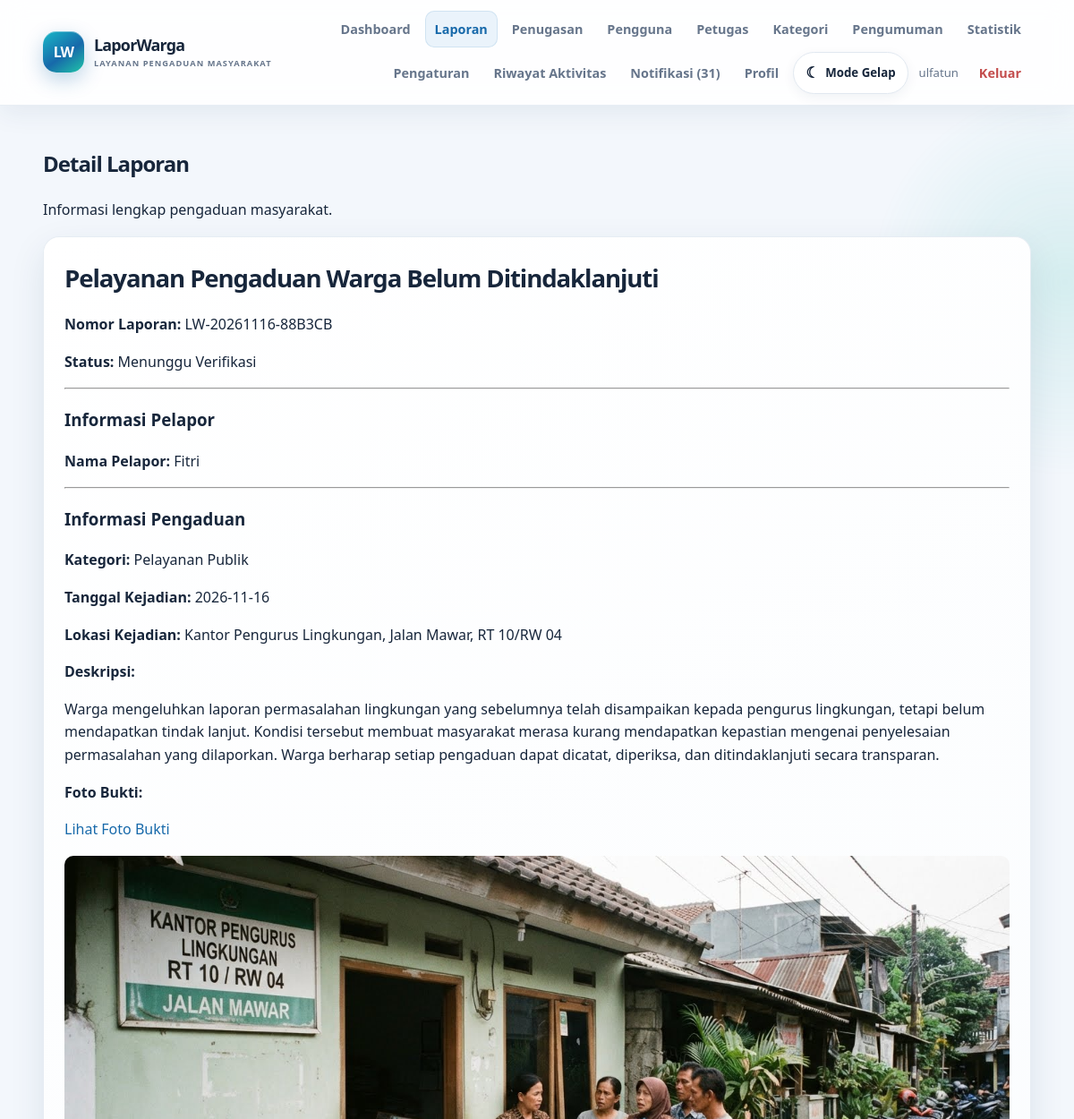
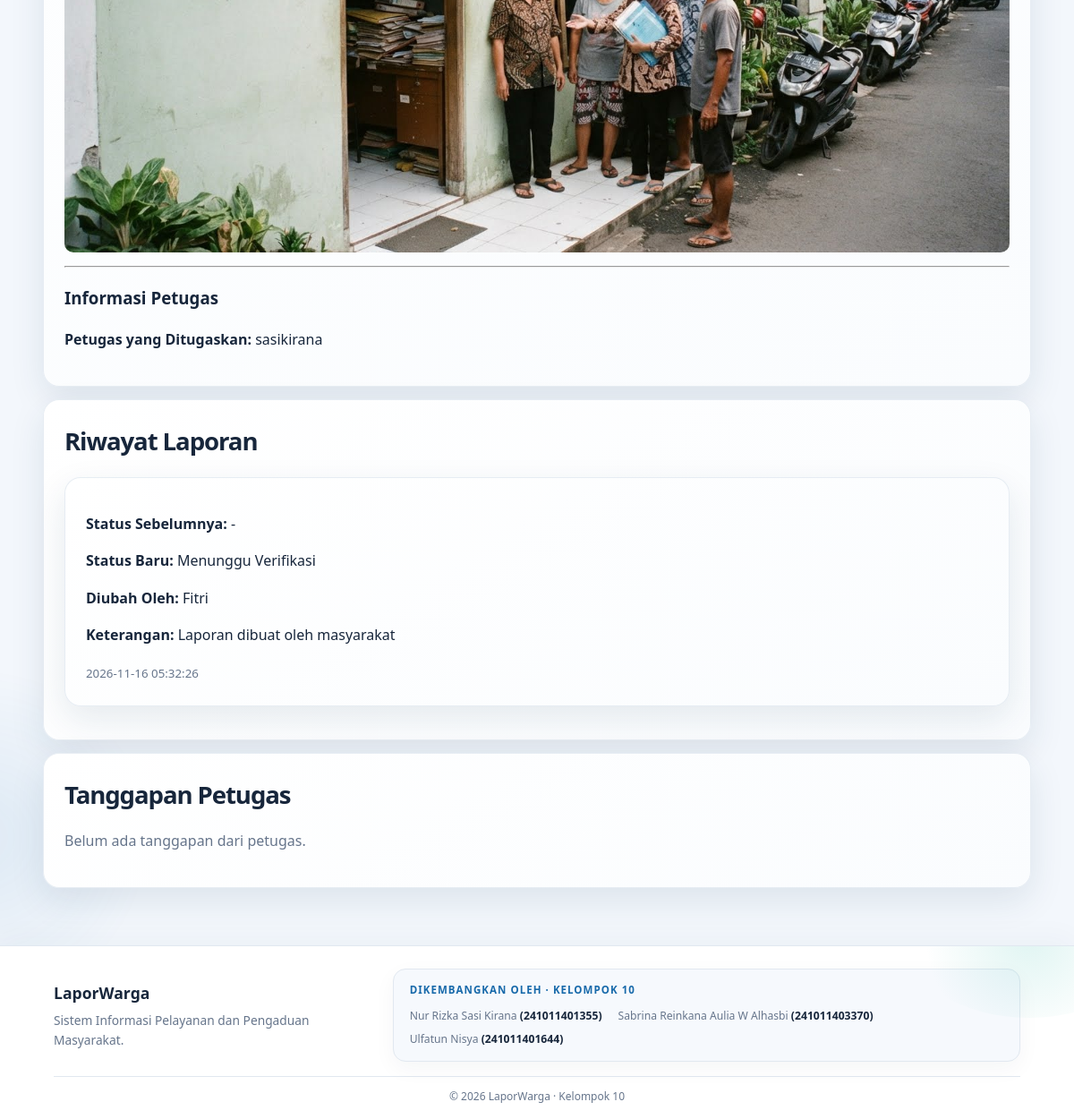
Page /admin-utama/detail_laporan.php?id=31 (signed in) on the committed database (2 pictures, top to bottom).
### tables this page shows
CREATE TABLE `reports` (
  `id_laporan` bigint(20) UNSIGNED NOT NULL,
  `nomor_laporan` varchar(40) NOT NULL,
  `id_pelapor` int(10) UNSIGNED NOT NULL,
  `id_kategori` int(10) UNSIGNED NOT NULL,
  `id_petugas` int(10) UNSIGNED DEFAULT NULL,
  `judul` varchar(180) NOT NULL,
  `deskripsi` text NOT NULL,
  `lokasi_kejadian` varchar(255) NOT NULL,
  `tanggal_kejadian` date NOT NULL,
  `foto_bukti` varchar(255) DEFAULT NULL,
  `STATUS` enum('Menunggu Verifikasi','Perlu Perbaikan','Ditolak','Diterima','Sedang Diproses','Selesai','Dibatalkan') NOT NULL DEFAULT 'Menunggu Verifikasi',
  `alasan_penolakan` text DEFAULT NULL,
  `created_at` timestamp NOT NULL DEFAULT current_timestamp(),
  `updated_at` timestamp NOT NULL DEFAULT current_timestamp() ON UPDATE current_timestamp()
);

CREATE TABLE `users` (
  `id_user` int(10) UNSIGNED NOT NULL,
  `nama_lengkap` varchar(120) NOT NULL,
  `email` varchar(190) NOT NULL,
  `PASSWORD` varchar(255) NOT NULL,
  `no_hp` varchar(30) DEFAULT NULL,
  `alamat` text DEFAULT NULL,
  `role` enum('masyarakat','petugas','admin_utama') NOT NULL DEFAULT 'masyarakat',
  `status_akun` tinyint(1) NOT NULL DEFAULT 1,
  `created_at` timestamp NOT NULL DEFAULT current_timestamp(),
  `updated_at` timestamp NOT NULL DEFAULT current_timestamp() ON UPDATE current_timestamp()
);

CREATE TABLE `categories` (
  `id_kategori` int(10) UNSIGNED NOT NULL,
  `nama_kategori` varchar(100) NOT NULL,
  `deskripsi` varchar(255) DEFAULT NULL,
  `status_kategori` tinyint(1) NOT NULL DEFAULT 1,
  `created_at` timestamp NOT NULL DEFAULT current_timestamp()
);

CREATE TABLE `report_history` (
  `id_history` bigint(20) UNSIGNED NOT NULL,
  `id_laporan` bigint(20) UNSIGNED NOT NULL,
  `id_pengguna` int(10) UNSIGNED DEFAULT NULL,
  `status_sebelumnya` varchar(40) DEFAULT NULL,
  `status_baru` varchar(40) NOT NULL,
  `keterangan` text DEFAULT NULL,
  `created_at` timestamp NOT NULL DEFAULT current_timestamp()
);

### config/database.php (called while the page is built, shortened)
<?php
function db(): PDO {
    static $pdo = null;
    if ($pdo instanceof PDO) return $pdo;
    try {
        $pdo = new PDO('mysql:host=' . DB_HOST . ';dbname=' . DB_NAME . ';charset=utf8mb4', DB_USER, DB_PASS, [
            PDO::ATTR_ERRMODE => PDO::ERRMODE_EXCEPTION,
            PDO::ATTR_DEFAULT_FETCH_MODE => PDO::FETCH_ASSOC,
            PDO::ATTR_EMULATE_PREPARES => false,
        ]);
        return $pdo;
    } catch (PDOException $e) {
        error_log('LaporWarga database connection failed: ' . $e->getMessage());
        http_response_code(503);
        exit('Database LaporWarga belum dapat diakses. Pastikan MySQL aktif di XAMPP, database db_laporwarga1 sudah diimpor, dan pengaturan config/database.php sesuai.');
    }
}

### admin-utama/detail_laporan.php (the view, shortened to what this page needs)
<?php
require_once __DIR__ . '/../includes/functions.php';
$pdo = db();
$id = (int) ($_GET['id'] ?? 0);
$stmt = $pdo->prepare("
    SELECT
        r.*,
        r.STATUS AS status,
        c.nama_kategori,
        p.nama_lengkap AS nama_petugas,
        u.nama_lengkap AS nama_pelapor
    FROM reports r
    LEFT JOIN categories c
        ON c.id_kategori = r.id_kategori
    LEFT JOIN users u
        ON u.id_user = r.id_pelapor
    LEFT JOIN users p
        ON p.id_user = r.id_petugas
    WHERE r.id_laporan = ?
    LIMIT 1
");
$stmt->execute([$id]);
$laporan = $stmt->fetch(PDO::FETCH_ASSOC);
$historyStmt = $pdo->prepare("
    SELECT
        h.*,
        u.nama_lengkap AS nama_pengguna
    FROM report_history h
    LEFT JOIN users u
        ON u.id_user = h.id_pengguna
    WHERE h.id_laporan = ?
    ORDER BY h.created_at DESC
");
$historyStmt->execute([$id]);
$riwayat = $historyStmt->fetchAll(PDO::FETCH_ASSOC);
$responseStmt = $pdo->prepare("
    SELECT
        rs.*,
        u.nama_lengkap AS nama_petugas
    FROM responses rs
    LEFT JOIN users u
        ON u.id_user = rs.id_petugas
    WHERE rs.id_laporan = ?
    ORDER BY rs.created_at DESC
");
$responseStmt->execute([$id]);
$tanggapan = $responseStmt->fetchAll(PDO::FETCH_ASSOC);
header_page('Detail Laporan');
?>
<section class="section">
    <h1>Detail Laporan</h1>
    <p>Informasi lengkap pengaduan masyarakat.</p>
    <article class="card">
        <h2><?= e($laporan['judul']) ?></h2>
        <p>
            <b>Nomor Laporan:</b>
            <?= e($laporan['nomor_laporan']) ?>
        </p>
        <p>
            <b>Status:</b>
            <?= e($laporan['status']) ?>
        </p>
        <hr>
        <h3>Informasi Pelapor</h3>
        <p>
            <b>Nama Pelapor:</b>
            <?= e($laporan['nama_pelapor'] ?? '-') ?>
        </p>
        <hr>
        <h3>Informasi Pengaduan</h3>
        <p>
            <b>Kategori:</b>
            <?= e($laporan['nama_kategori'] ?? '-') ?>
        </p>
        <p>
            <b>Tanggal Kejadian:</b>
            <?= e($laporan['tanggal_kejadian'] ?? '-') ?>
        </p>
        <p>
            <b>Lokasi Kejadian:</b>
            <?= e($laporan['lokasi_kejadian'] ?? '-') ?>
        </p>
        <p>
            <b>Deskripsi:</b>
        </p>
        <p>
            <?= nl2br(e($laporan['deskripsi'])) ?>
        </p>
        <p>
            <b>Foto Bukti:</b>
        </p>
        <?php if (!empty($laporan['foto_bukti'])): ?>
            <p>
                <a
                    href="/laporwarga/uploads/laporan/<?= rawurlencode($laporan['foto_bukti']) ?>"
                    target="_blank"
                >
                    Lihat Foto Bukti
                </a>
            </p>
            <img
                src="/laporwarga/uploads/laporan/<?= rawurlencode($laporan['foto_bukti']) ?>"
                alt="Foto Bukti Laporan"
                style="max-width:100%; height:auto; border-radius:10px;"
            >
        <?php else: ?>
            <p class="muted">
                Tidak ada foto bukti.
            </p>
        <?php endif; ?>
        <hr>
        <h3>Informasi Petugas</h3>
        <p>
            <b>Petugas yang Ditugaskan:</b>
            <?= e($laporan['nama_petugas'] ?? 'Belum ditugaskan') ?>
        </p>
    </article>
    <section class="card">
        <h2>Riwayat Laporan</h2>
        <?php if (!$riwayat): ?>
            <p class="muted">
                Belum ada riwayat perubahan laporan.
            </p>
        <?php else: ?>
            <?php foreach ($riwayat as $h): ?>
                <article class="card">
                    <p>
                        <b>Status Sebelumnya:</b>
                        <?= e($h['status_sebelumnya'] ?? '-') ?>
                    </p>
                    <p>
                        <b>Status Baru:</b>
                        <?= e($h['status_baru'] ?? '-') ?>
                    </p>
                    <p>
                        <b>Diubah Oleh:</b>
                        <?= e($h['nama_pengguna'] ?? '-') ?>
                    </p>
                    <p>
                        <b>Keterangan:</b>
                        <?= e($h['keterangan'] ?? '-') ?>
                    </p>
                    <small>
                        <?= e($h['created_at']) ?>
                    </small>
                </article>
            <?php endforeach; ?>
        <?php endif; ?>
    </section>
    <section class="card">
        <h2>Tanggapan Petugas</h2>
        <?php if (!$tanggapan): ?>
            <p class="muted">
                Belum ada tanggapan dari petugas.
            </p>
        <?php endif; ?>
    </section>
</section>
<?php footer_page(); ?>

### includes/functions.php (shortened to what this page needs)
<?php
require_once __DIR__.'/../config/database.php';
function e($v):string{return htmlspecialchars((string)$v,ENT_QUOTES|ENT_SUBSTITUTE,'UTF-8');}
function me():?array{return $_SESSION['user']??null;}
function header_page(string $title):void{
    $u=me();
    $unread=0;
    if($u){
        try{
            $n=db()->prepare('SELECT COUNT(*) FROM notifications WHERE id_pengguna=? AND is_read=0');
            $n->execute([$u['id_user']]);
            $unread=(int)$n->fetchColumn();
        }catch(Throwable $ex){}
    }
    $role=$u['role']??'guest';
    $menus=[];
    if($role==='masyarakat'){
        $menus=[
            ['Dashboard','/laporwarga/masyarakat/dashboard.php','gauge'],
            ['Buat Pengaduan','/laporwarga/masyarakat/buat_laporan.php','plus-circle'],
            ['Riwayat Laporan','/laporwarga/masyarakat/daftar_laporan.php','file-text'],
            ['Notifikasi'.($unread?' ('.$unread.')':''),'/laporwarga/notifikasi.php','bell'],
            ['Riwayat Aktivitas','/laporwarga/riwayat.php','history'],
            ['Profil','/laporwarga/masyarakat/profil.php','user']
        ];
    }elseif($role==='admin_utama'){
        $menus=[
            ['Dashboard','/laporwarga/admin-utama/dashboard.php','gauge'],
            ['Laporan','/laporwarga/admin-utama/laporan.php','files'],
            ['Penugasan','/laporwarga/admin-utama/penugasan.php','clipboard-check'],
            ['Pengguna','/laporwarga/admin-utama/pengguna.php','users'],
            ['Petugas','/laporwarga/admin-utama/petugas.php','user-cog'],
            ['Kategori','/laporwarga/admin-utama/kategori.php','layers'],
            ['Pengumuman','/laporwarga/admin-utama/pengumuman.php','megaphone'],
            ['Statistik','/laporwarga/admin-utama/laporan-statistik.php','chart'],
            ['Pengaturan','/laporwarga/admin-utama/pengaturan.php','settings'],
            ['Riwayat Aktivitas','/laporwarga/riwayat.php','history'],
            ['Notifikasi'.($unread?' ('.$unread.')':''),'/laporwarga/notifikasi.php','bell'],
            ['Profil','/laporwarga/admin-utama/profil.php','user']
        ];
    }else{
        $menus=[
            ['Beranda','/laporwarga/index.php','home'],
            ['Cara Kerja','#cara-kerja','info'],
            ['Kategori','#kategori','layers']
        ];
    }
    $current=$_SERVER['PHP_SELF']??'';
    ?><!doctype html>
    <html lang="id">
    <head>
        <link rel="stylesheet" href="/laporwarga/assets/css/style.css">
        <link rel="stylesheet" href="/laporwarga/assets/css/dashboard.css">
    </head>
    <body>
    <header class="app-header">
        <a class="brand" href="<?= $u ? e(role_home()) : '/laporwarga/index.php' ?>">
            <span class="brand-symbol">LW</span>
            <span class="brand-copy">LaporWarga<small>LAYANAN PENGADUAN MASYARAKAT</small></span>
        </a>
        <nav class="main-nav" data-nav aria-label="Navigasi utama">
            <?php foreach($menus as $item):
                $active=(strpos($item[1],'#')!==0 && str_ends_with($current,basename($item[1])));
            ?>
                <a class="nav-item<?=$active?' active':''?>" href="<?=e($item[1])?>"><?=e($item[0])?></a>
            <?php endforeach; ?>
            <button class="theme-toggle" type="button" data-theme-toggle aria-label="Aktifkan mode gelap">
                <span class="theme-icon" aria-hidden="true">☾</span><span data-theme-label>Mode Gelap</span>
            </button>
            <?php if($u): ?>
                <span class="nav-user"><?=e($u['nama_lengkap'])?></span>
                <a class="nav-logout" href="/laporwarga/logout.php">Keluar</a>
            <?php else: ?>
                <a class="nav-item nav-login" href="/laporwarga/login.php">Masuk</a>
                <a class="nav-register" href="/laporwarga/register.php">Daftar</a>
            <?php endif; ?>
        </nav>
    </header>
    <main class="wrap">
    <?php flashes();
}
function footer_page():void{
    ?>
    </main>
    <footer class="site-footer">
        <div class="footer-main">
            <div class="footer-brand">
                <strong>LaporWarga</strong>
                <p>Sistem Informasi Pelayanan dan Pengaduan Masyarakat.</p>
            </div>
            <div class="team-watermark">
                <span class="team-label">Dikembangkan oleh · Kelompok 10</span>
                <div class="team-members">
                    <span>Nur Rizka Sasi Kirana <b>(241011401355)</b></span>
                    <span>Sabrina Reinkana Aulia W Alhasbi <b>(241011403370)</b></span>
                    <span>Ulfatun Nisya <b>(241011401644)</b></span>
                </div>
            </div>
        </div>
        <div class="footer-bottom">© <?=date('Y')?> LaporWarga · Kelompok 10</div>
    </footer>
    </body>
    </html>
    <?php
}
function role_home():string{return '/laporwarga/'.(me()['role']==='masyarakat'?'masyarakat':(me()['role']==='petugas'?'petugas':'admin-utama')).'/dashboard.php';}

### rows in the picture
reports: judul "Pelayanan Pengaduan Warga Belum Ditindaklanjuti", nomor_laporan "LW-20261116-88B3CB", STATUS "Menunggu Verifikasi", id_pelapor.nama_lengkap "Fitri", id_kategori.nama_kategori "Pelayanan Publik", tanggal_kejadian "2026-11-16", lokasi_kejadian "Kantor Pengurus Lingkungan, Jalan Mawar, RT 10/RW 04", deskripsi "Warga mengeluhkan laporan permasalahan lingkungan yang sebelumnya telah disampaikan kepada pengurus lingkungan, tetapi belum mendapatkan tindak lanjut. Kondisi tersebut membuat masyarakat merasa kurang mendapatkan kepastian mengenai penyelesaian permasalahan yang dilaporkan. Warga berharap setiap pengaduan dapat dicatat, diperiksa, dan ditindaklanjuti secara transparan.", foto_bukti (picture), id_petugas.nama_lengkap "sasikirana"
report_history: status_sebelumnya "-", status_baru "Menunggu Verifikasi", id_pengguna.nama_lengkap "Fitri", keterangan "Laporan dibuat oleh masyarakat", created_at "2026-11-16 05:32:26"

### other values in the picture
$item[0] "Dashboard"
$item[0] "Laporan"
$item[0] "Penugasan"
$item[0] "Pengguna"
$item[0] "Petugas"
$item[0] "Kategori"
$item[0] "Pengumuman"
$item[0] "Statistik"
$item[0] "Pengaturan"
$item[0] "Riwayat Aktivitas"
$item[0] "Notifikasi (31)"
$item[0] "Profil"
$u['nama_lengkap'] "ulfatun"
